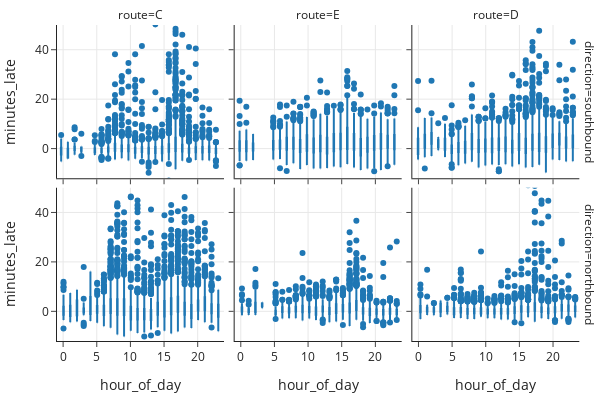

The notebook cell this image was saved under:
### Markdown cell above
The scale on the $ y $-axis is proportion (or density). This scale makes it easier to compare the histograms since we are not misled by different counts in the groups. The range on the $ x $-axis is the same across the six plots making it easier to detect different center and spread of the distributions. (These notions are described in {numref}`Chapter %s <ch:viz>`.)

The northbound and southbound distributions are different for each line. When we dig deeper into the context, we learn that line C originates in the north and the other two lines originate in the south. The histograms imply there is greater variability in arrival times in the second half of the bus routes, which makes sense to us since delays get compounded as the day progresses.

Next, to explore lateness by the time of day, we need to derive a new quantity--the hour of the day that the bus is scheduled to arrive. Given the variation in route and direction that we just saw in bus lateness, we  again create separate plots for each route and direction:

### Code cell
bus['hour_of_day'] = bus['scheduled'].dt.hour

fig = px.box(bus, y='minutes_late', x='hour_of_day',                 
             facet_row='direction', facet_col='route',
             width=600, height=400)

fig.update_yaxes(range=[-12, 50])
margin(fig, t=25)
fig.show()

### Figure 1 — Plotly figure (JSON) as saved in the notebook; plotly's stock layout.template omitted (floating-point values rounded to 4 significant figures; data arrays with more than 128 entries replaced by an {"elided": "..."} marker saying what was removed)
{"data": [{"alignmentgroup": "True", "hovertemplate": "direction=southbound<br>route=C<br>hour_of_day=%{x}<br>minutes_late=%{y}<extra></extra>", "legendgroup": "", "marker": {"color": "#1F77B4"}, "name": "", "notched": false, "offsetgroup": "", "orientation": "v", "showlegend": false, "type": "box", "x": {"elided": "6551 int values"}, "x0": " ", "xaxis": "x4", "y": {"elided": "6551 float values"}, "y0": " ", "yaxis": "y4"}, {"alignmentgroup": "True", "hovertemplate": "direction=southbound<br>route=E<br>hour_of_day=%{x}<br>minutes_late=%{y}<extra></extra>", "legendgroup": "", "marker": {"color": "#1F77B4"}, "name": "", "notched": false, "offsetgroup": "", "orientation": "v", "showlegend": false, "type": "box", "x": {"elided": "6221 int values"}, "x0": " ", "xaxis": "x5", "y": {"elided": "6221 float values"}, "y0": " ", "yaxis": "y5"}, {"alignmentgroup": "True", "hovertemplate": "direction=southbound<br>route=D<br>hour_of_day=%{x}<br>minutes_late=%{y}<extra></extra>", "legendgroup": "", "marker": {"color": "#1F77B4"}, "name": "", "notched": false, "offsetgroup": "", "orientation": "v", "showlegend": false, "type": "box", "x": {"elided": "6546 int values"}, "x0": " ", "xaxis": "x6", "y": {"elided": "6546 float values"}, "y0": " ", "yaxis": "y6"}, {"alignmentgroup": "True", "hovertemplate": "direction=northbound<br>route=C<br>hour_of_day=%{x}<br>minutes_late=%{y}<extra></extra>", "legendgroup": "", "marker": {"color": "#1F77B4"}, "name": "", "notched": false, "offsetgroup": "", "orientation": "v", "showlegend": false, "type": "box", "x": {"elided": "6677 int values"}, "x0": " ", "xaxis": "x", "y": {"elided": "6677 float values"}, "y0": " ", "yaxis": "y"}, {"alignmentgroup": "True", "hovertemplate": "direction=northbound<br>route=E<br>hour_of_day=%{x}<br>minutes_late=%{y}<extra></extra>", "legendgroup": "", "marker": {"color": "#1F77B4"}, "name": "", "notched": false, "offsetgroup": "", "orientation": "v", "showlegend": false, "type": "box", "x": {"elided": "6289 int values"}, "x0": " ", "xaxis": "x2", "y": {"elided": "6289 float values"}, "y0": " ", "yaxis": "y2"}, {"alignmentgroup": "True", "hovertemplate": "direction=northbound<br>route=D<br>hour_of_day=%{x}<br>minutes_late=%{y}<extra></extra>", "legendgroup": "", "marker": {"color": "#1F77B4"}, "name": "", "notched": false, "offsetgroup": "", "orientation": "v", "showlegend": false, "type": "box", "x": {"elided": "6633 int values"}, "x0": " ", "xaxis": "x3", "y": {"elided": "6633 float values"}, "y0": " ", "yaxis": "y3"}], "layout": {"annotations": [{"font": {}, "showarrow": false, "text": "route=C", "x": 0.1567, "xanchor": "center", "xref": "paper", "y": 1, "yanchor": "bottom", "yref": "paper"}, {"font": {}, "showarrow": false, "text": "route=E", "x": 0.49, "xanchor": "center", "xref": "paper", "y": 1, "yanchor": "bottom", "yref": "paper"}, {"font": {}, "showarrow": false, "text": "route=D", "x": 0.8233, "xanchor": "center", "xref": "paper", "y": 1, "yanchor": "bottom", "yref": "paper"}, {"font": {}, "showarrow": false, "text": "direction=northbound", "textangle": 90, "x": 0.98, "xanchor": "left", "xref": "paper", "y": 0.2425, "yanchor": "middle", "yref": "paper"}, {"font": {}, "showarrow": false, "text": "direction=southbound", "textangle": 90, "x": 0.98, "xanchor": "left", "xref": "paper", "y": 0.7575, "yanchor": "middle", "yref": "paper"}], "boxmode": "group", "height": 400, "legend": {"tracegroupgap": 0}, "margin": {"t": 25}, "width": 600, "xaxis": {"anchor": "y", "domain": [0, 0.3133], "title": {"text": "hour_of_day"}}, "xaxis2": {"anchor": "y2", "domain": [0.3333, 0.6467], "matches": "x", "title": {"text": "hour_of_day"}}, "xaxis3": {"anchor": "y3", "domain": [0.6667, 0.98], "matches": "x", "title": {"text": "hour_of_day"}}, "xaxis4": {"anchor": "y4", "domain": [0, 0.3133], "matches": "x", "showticklabels": false}, "xaxis5": {"anchor": "y5", "domain": [0.3333, 0.6467], "matches": "x", "showticklabels": false}, "xaxis6": {"anchor": "y6", "domain": [0.6667, 0.98], "matches": "x", "showticklabels": false}, "yaxis": {"anchor": "x", "domain": [0, 0.485], "range": [-12, 50], "title": {"text": "minutes_late"}}, "yaxis2": {"anchor": "x2", "domain": [0, 0.485], "matches": "y", "range": [-12, 50], "showticklabels": false}, "yaxis3": {"anchor": "x3", "domain": [0, 0.485], "matches": "y", "range": [-12, 50], "showticklabels": false}, "yaxis4": {"anchor": "x4", "domain": [0.515, 1], "matches": "y", "range": [-12, 50], "title": {"text": "minutes_late"}}, "yaxis5": {"anchor": "x5", "domain": [0.515, 1], "matches": "y", "range": [-12, 50], "showticklabels": false}, "yaxis6": {"anchor": "x6", "domain": [0.515, 1], "matches": "y", "range": [-12, 50], "showticklabels": false}}}
